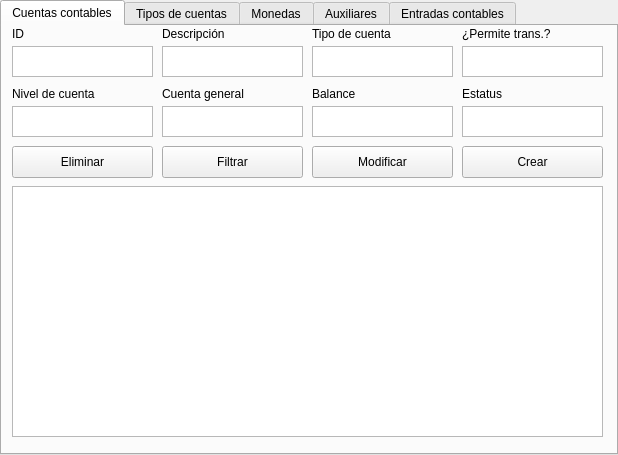
<?xml version="1.0" encoding="UTF-8"?>
<ui version="4.0">
 <class>tabWidget</class>
 <widget class="QTabWidget" name="tabWidget">
  <property name="geometry">
   <rect>
    <x>0</x>
    <y>0</y>
    <width>618</width>
    <height>455</height>
   </rect>
  </property>
  <property name="windowTitle">
   <string>tabWidget</string>
  </property>
  <property name="currentIndex">
   <number>0</number>
  </property>
  <widget class="QWidget" name="accountingTab">
   <attribute name="title">
    <string>Cuentas contables</string>
   </attribute>
   <widget class="QTableWidget" name="accountingTable">
    <property name="geometry">
     <rect>
      <x>10</x>
      <y>160</y>
      <width>591</width>
      <height>251</height>
     </rect>
    </property>
   </widget>
   <widget class="QPushButton" name="accountingUpdateBtn">
    <property name="geometry">
     <rect>
      <x>310</x>
      <y>120</y>
      <width>141</width>
      <height>32</height>
     </rect>
    </property>
    <property name="text">
     <string>Modificar</string>
    </property>
   </widget>
   <widget class="QPushButton" name="accountingInsertBtn">
    <property name="geometry">
     <rect>
      <x>460</x>
      <y>120</y>
      <width>141</width>
      <height>32</height>
     </rect>
    </property>
    <property name="text">
     <string>Crear</string>
    </property>
   </widget>
   <widget class="QTextEdit" name="accountingIdTxt">
    <property name="geometry">
     <rect>
      <x>10</x>
      <y>20</y>
      <width>141</width>
      <height>31</height>
     </rect>
    </property>
   </widget>
   <widget class="QTextEdit" name="accountingAccLvlTxt">
    <property name="geometry">
     <rect>
      <x>10</x>
      <y>80</y>
      <width>141</width>
      <height>31</height>
     </rect>
    </property>
   </widget>
   <widget class="QTextEdit" name="accountingDescTxt">
    <property name="geometry">
     <rect>
      <x>160</x>
      <y>20</y>
      <width>141</width>
      <height>31</height>
     </rect>
    </property>
   </widget>
   <widget class="QTextEdit" name="accountingGnlAccTxt">
    <property name="geometry">
     <rect>
      <x>160</x>
      <y>80</y>
      <width>141</width>
      <height>31</height>
     </rect>
    </property>
   </widget>
   <widget class="QTextEdit" name="accountingAccTypeTxt">
    <property name="geometry">
     <rect>
      <x>310</x>
      <y>20</y>
      <width>141</width>
      <height>31</height>
     </rect>
    </property>
   </widget>
   <widget class="QTextEdit" name="accountingTrxAllwTxt">
    <property name="geometry">
     <rect>
      <x>460</x>
      <y>20</y>
      <width>141</width>
      <height>31</height>
     </rect>
    </property>
   </widget>
   <widget class="QTextEdit" name="accountingBlnTxt">
    <property name="geometry">
     <rect>
      <x>310</x>
      <y>80</y>
      <width>141</width>
      <height>31</height>
     </rect>
    </property>
   </widget>
   <widget class="QTextEdit" name="accountingStsTxt">
    <property name="geometry">
     <rect>
      <x>460</x>
      <y>80</y>
      <width>141</width>
      <height>31</height>
     </rect>
    </property>
   </widget>
   <widget class="QLabel" name="accountingIdLbl">
    <property name="geometry">
     <rect>
      <x>10</x>
      <y>0</y>
      <width>60</width>
      <height>16</height>
     </rect>
    </property>
    <property name="text">
     <string>ID</string>
    </property>
   </widget>
   <widget class="QLabel" name="accountingDescLbl">
    <property name="geometry">
     <rect>
      <x>160</x>
      <y>0</y>
      <width>91</width>
      <height>16</height>
     </rect>
    </property>
    <property name="text">
     <string>Descripción</string>
    </property>
   </widget>
   <widget class="QLabel" name="accountingAccTypeLbl">
    <property name="geometry">
     <rect>
      <x>310</x>
      <y>0</y>
      <width>121</width>
      <height>16</height>
     </rect>
    </property>
    <property name="text">
     <string>Tipo de cuenta</string>
    </property>
   </widget>
   <widget class="QLabel" name="accountingTrxAllowedLbl">
    <property name="geometry">
     <rect>
      <x>460</x>
      <y>0</y>
      <width>111</width>
      <height>16</height>
     </rect>
    </property>
    <property name="text">
     <string>¿Permite trans.?</string>
    </property>
   </widget>
   <widget class="QLabel" name="accountingAccLvlLbl">
    <property name="geometry">
     <rect>
      <x>10</x>
      <y>60</y>
      <width>121</width>
      <height>16</height>
     </rect>
    </property>
    <property name="text">
     <string>Nivel de cuenta</string>
    </property>
   </widget>
   <widget class="QLabel" name="accountingGnlAccLbl">
    <property name="geometry">
     <rect>
      <x>160</x>
      <y>60</y>
      <width>121</width>
      <height>16</height>
     </rect>
    </property>
    <property name="text">
     <string>Cuenta general</string>
    </property>
   </widget>
   <widget class="QLabel" name="accountingBlncLbl">
    <property name="geometry">
     <rect>
      <x>310</x>
      <y>60</y>
      <width>101</width>
      <height>16</height>
     </rect>
    </property>
    <property name="text">
     <string>Balance</string>
    </property>
   </widget>
   <widget class="QLabel" name="accountingStatusLbl">
    <property name="geometry">
     <rect>
      <x>460</x>
      <y>60</y>
      <width>111</width>
      <height>16</height>
     </rect>
    </property>
    <property name="text">
     <string>Estatus</string>
    </property>
   </widget>
   <widget class="QPushButton" name="accountingFilterBtn">
    <property name="geometry">
     <rect>
      <x>160</x>
      <y>120</y>
      <width>141</width>
      <height>32</height>
     </rect>
    </property>
    <property name="text">
     <string>Filtrar</string>
    </property>
   </widget>
   <widget class="QPushButton" name="accountingDeleteBtn">
    <property name="geometry">
     <rect>
      <x>10</x>
      <y>120</y>
      <width>141</width>
      <height>32</height>
     </rect>
    </property>
    <property name="text">
     <string>Eliminar</string>
    </property>
   </widget>
  </widget>
  <widget class="QWidget" name="acctypesTab">
   <attribute name="title">
    <string>Tipos de cuentas</string>
   </attribute>
   <widget class="QTableWidget" name="acctypeTable">
    <property name="geometry">
     <rect>
      <x>80</x>
      <y>140</y>
      <width>451</width>
      <height>261</height>
     </rect>
    </property>
   </widget>
   <widget class="QLabel" name="acctypeIdLbl">
    <property name="geometry">
     <rect>
      <x>80</x>
      <y>10</y>
      <width>60</width>
      <height>16</height>
     </rect>
    </property>
    <property name="text">
     <string>ID</string>
    </property>
   </widget>
   <widget class="QTextEdit" name="acctypeDescTxt">
    <property name="geometry">
     <rect>
      <x>80</x>
      <y>90</y>
      <width>141</width>
      <height>31</height>
     </rect>
    </property>
   </widget>
   <widget class="QTextEdit" name="acctypeOrgTxt">
    <property name="geometry">
     <rect>
      <x>230</x>
      <y>30</y>
      <width>141</width>
      <height>31</height>
     </rect>
    </property>
   </widget>
   <widget class="QLabel" name="acctypeOrigLbl">
    <property name="geometry">
     <rect>
      <x>230</x>
      <y>10</y>
      <width>60</width>
      <height>16</height>
     </rect>
    </property>
    <property name="text">
     <string>Origen</string>
    </property>
   </widget>
   <widget class="QTextEdit" name="acctypeIdTxt">
    <property name="geometry">
     <rect>
      <x>80</x>
      <y>30</y>
      <width>141</width>
      <height>31</height>
     </rect>
    </property>
   </widget>
   <widget class="QLabel" name="acctypeDescLbl">
    <property name="geometry">
     <rect>
      <x>80</x>
      <y>70</y>
      <width>91</width>
      <height>16</height>
     </rect>
    </property>
    <property name="text">
     <string>Descripción</string>
    </property>
   </widget>
   <widget class="QLabel" name="acctypeStatusLbl">
    <property name="geometry">
     <rect>
      <x>230</x>
      <y>70</y>
      <width>60</width>
      <height>16</height>
     </rect>
    </property>
    <property name="text">
     <string>Estatus</string>
    </property>
   </widget>
   <widget class="QTextEdit" name="acctypeStsTxt">
    <property name="geometry">
     <rect>
      <x>230</x>
      <y>90</y>
      <width>141</width>
      <height>31</height>
     </rect>
    </property>
   </widget>
   <widget class="QPushButton" name="acctypeInsertBtn">
    <property name="geometry">
     <rect>
      <x>390</x>
      <y>100</y>
      <width>141</width>
      <height>32</height>
     </rect>
    </property>
    <property name="text">
     <string>Crear</string>
    </property>
   </widget>
   <widget class="QPushButton" name="acctypeFilterBtn">
    <property name="geometry">
     <rect>
      <x>390</x>
      <y>40</y>
      <width>141</width>
      <height>32</height>
     </rect>
    </property>
    <property name="text">
     <string>Filtrar</string>
    </property>
   </widget>
   <widget class="QPushButton" name="acctypeUpdateBtn">
    <property name="geometry">
     <rect>
      <x>390</x>
      <y>70</y>
      <width>141</width>
      <height>32</height>
     </rect>
    </property>
    <property name="text">
     <string>Modificar</string>
    </property>
   </widget>
   <widget class="QPushButton" name="acctypeDeleteBtn">
    <property name="geometry">
     <rect>
      <x>390</x>
      <y>10</y>
      <width>141</width>
      <height>32</height>
     </rect>
    </property>
    <property name="text">
     <string>Eliminar</string>
    </property>
   </widget>
  </widget>
  <widget class="QWidget" name="currencyTab">
   <attribute name="title">
    <string>Monedas</string>
   </attribute>
   <widget class="QLabel" name="currencyRateLbl">
    <property name="geometry">
     <rect>
      <x>230</x>
      <y>10</y>
      <width>60</width>
      <height>16</height>
     </rect>
    </property>
    <property name="text">
     <string>Tasa</string>
    </property>
   </widget>
   <widget class="QTableWidget" name="currencyTable">
    <property name="geometry">
     <rect>
      <x>80</x>
      <y>140</y>
      <width>451</width>
      <height>261</height>
     </rect>
    </property>
   </widget>
   <widget class="QTextEdit" name="currencyRateTxt">
    <property name="geometry">
     <rect>
      <x>230</x>
      <y>30</y>
      <width>141</width>
      <height>31</height>
     </rect>
    </property>
   </widget>
   <widget class="QPushButton" name="currencyFetchBtn">
    <property name="geometry">
     <rect>
      <x>390</x>
      <y>40</y>
      <width>141</width>
      <height>32</height>
     </rect>
    </property>
    <property name="text">
     <string>Actualizar tasas</string>
    </property>
   </widget>
   <widget class="QTextEdit" name="currencyIdTxt">
    <property name="geometry">
     <rect>
      <x>80</x>
      <y>30</y>
      <width>141</width>
      <height>31</height>
     </rect>
    </property>
   </widget>
   <widget class="QLabel" name="currencyStatusLbl">
    <property name="geometry">
     <rect>
      <x>230</x>
      <y>70</y>
      <width>60</width>
      <height>16</height>
     </rect>
    </property>
    <property name="text">
     <string>Estatus</string>
    </property>
   </widget>
   <widget class="QLabel" name="currencyIdLbl">
    <property name="geometry">
     <rect>
      <x>80</x>
      <y>10</y>
      <width>60</width>
      <height>16</height>
     </rect>
    </property>
    <property name="text">
     <string>ID</string>
    </property>
   </widget>
   <widget class="QTextEdit" name="currencyStsTxt">
    <property name="geometry">
     <rect>
      <x>230</x>
      <y>90</y>
      <width>141</width>
      <height>31</height>
     </rect>
    </property>
   </widget>
   <widget class="QTextEdit" name="currencyDescTxt">
    <property name="geometry">
     <rect>
      <x>80</x>
      <y>90</y>
      <width>141</width>
      <height>31</height>
     </rect>
    </property>
   </widget>
   <widget class="QPushButton" name="currencyDeleteBtn">
    <property name="geometry">
     <rect>
      <x>390</x>
      <y>10</y>
      <width>141</width>
      <height>32</height>
     </rect>
    </property>
    <property name="text">
     <string>Eliminar</string>
    </property>
   </widget>
   <widget class="QPushButton" name="currencyUpdateBtn">
    <property name="geometry">
     <rect>
      <x>390</x>
      <y>70</y>
      <width>141</width>
      <height>32</height>
     </rect>
    </property>
    <property name="text">
     <string>Modificar</string>
    </property>
   </widget>
   <widget class="QPushButton" name="currencyInsertBtn">
    <property name="geometry">
     <rect>
      <x>390</x>
      <y>100</y>
      <width>141</width>
      <height>32</height>
     </rect>
    </property>
    <property name="text">
     <string>Crear</string>
    </property>
   </widget>
   <widget class="QLabel" name="currencyDescLbl">
    <property name="geometry">
     <rect>
      <x>80</x>
      <y>70</y>
      <width>91</width>
      <height>16</height>
     </rect>
    </property>
    <property name="text">
     <string>Descripción</string>
    </property>
   </widget>
  </widget>
  <widget class="QWidget" name="usersTab">
   <attribute name="title">
    <string>Auxiliares</string>
   </attribute>
   <widget class="QPushButton" name="auxDeleteBtn">
    <property name="geometry">
     <rect>
      <x>390</x>
      <y>20</y>
      <width>141</width>
      <height>32</height>
     </rect>
    </property>
    <property name="text">
     <string>Eliminar</string>
    </property>
   </widget>
   <widget class="QTextEdit" name="auxStatusTxt">
    <property name="geometry">
     <rect>
      <x>230</x>
      <y>40</y>
      <width>141</width>
      <height>31</height>
     </rect>
    </property>
   </widget>
   <widget class="QPushButton" name="auxUpdateBtn">
    <property name="geometry">
     <rect>
      <x>390</x>
      <y>80</y>
      <width>141</width>
      <height>32</height>
     </rect>
    </property>
    <property name="text">
     <string>Modificar</string>
    </property>
   </widget>
   <widget class="QLabel" name="auxDescLbl">
    <property name="geometry">
     <rect>
      <x>80</x>
      <y>80</y>
      <width>91</width>
      <height>16</height>
     </rect>
    </property>
    <property name="text">
     <string>Descripción</string>
    </property>
   </widget>
   <widget class="QTextEdit" name="auxDescTxt">
    <property name="geometry">
     <rect>
      <x>80</x>
      <y>100</y>
      <width>291</width>
      <height>31</height>
     </rect>
    </property>
   </widget>
   <widget class="QLabel" name="auxIdLbl">
    <property name="geometry">
     <rect>
      <x>80</x>
      <y>20</y>
      <width>60</width>
      <height>16</height>
     </rect>
    </property>
    <property name="text">
     <string>ID</string>
    </property>
   </widget>
   <widget class="QPushButton" name="auxInsertBtn">
    <property name="geometry">
     <rect>
      <x>390</x>
      <y>110</y>
      <width>141</width>
      <height>32</height>
     </rect>
    </property>
    <property name="text">
     <string>Crear</string>
    </property>
   </widget>
   <widget class="QTextEdit" name="auxIdTxt">
    <property name="geometry">
     <rect>
      <x>80</x>
      <y>40</y>
      <width>141</width>
      <height>31</height>
     </rect>
    </property>
   </widget>
   <widget class="QLabel" name="auxStatusLbl">
    <property name="geometry">
     <rect>
      <x>230</x>
      <y>20</y>
      <width>60</width>
      <height>16</height>
     </rect>
    </property>
    <property name="text">
     <string>Estatus</string>
    </property>
   </widget>
   <widget class="QPushButton" name="auxFetchBtn">
    <property name="geometry">
     <rect>
      <x>390</x>
      <y>50</y>
      <width>141</width>
      <height>32</height>
     </rect>
    </property>
    <property name="text">
     <string>Actualizar tasas</string>
    </property>
   </widget>
   <widget class="QTableWidget" name="auxTable">
    <property name="geometry">
     <rect>
      <x>80</x>
      <y>150</y>
      <width>451</width>
      <height>261</height>
     </rect>
    </property>
   </widget>
  </widget>
  <widget class="QWidget" name="entriesTab">
   <attribute name="title">
    <string>Entradas contables</string>
   </attribute>
   <widget class="QTextEdit" name="entriesAccTypeTxt">
    <property name="geometry">
     <rect>
      <x>460</x>
      <y>30</y>
      <width>141</width>
      <height>31</height>
     </rect>
    </property>
   </widget>
   <widget class="QLabel" name="entriesIdLbl">
    <property name="geometry">
     <rect>
      <x>10</x>
      <y>10</y>
      <width>60</width>
      <height>16</height>
     </rect>
    </property>
    <property name="text">
     <string>ID</string>
    </property>
   </widget>
   <widget class="QLabel" name="entriesStatusLbl">
    <property name="geometry">
     <rect>
      <x>460</x>
      <y>70</y>
      <width>111</width>
      <height>16</height>
     </rect>
    </property>
    <property name="text">
     <string>Estatus</string>
    </property>
   </widget>
   <widget class="QTextEdit" name="entriesDescTxt">
    <property name="geometry">
     <rect>
      <x>160</x>
      <y>30</y>
      <width>141</width>
      <height>31</height>
     </rect>
    </property>
   </widget>
   <widget class="QLabel" name="entriesAmountLbl">
    <property name="geometry">
     <rect>
      <x>310</x>
      <y>70</y>
      <width>101</width>
      <height>16</height>
     </rect>
    </property>
    <property name="text">
     <string>Monto</string>
    </property>
   </widget>
   <widget class="QTableWidget" name="entriesTable">
    <property name="geometry">
     <rect>
      <x>10</x>
      <y>170</y>
      <width>591</width>
      <height>251</height>
     </rect>
    </property>
   </widget>
   <widget class="QTextEdit" name="entriesAccOrigTxt">
    <property name="geometry">
     <rect>
      <x>310</x>
      <y>30</y>
      <width>141</width>
      <height>31</height>
     </rect>
    </property>
   </widget>
   <widget class="QPushButton" name="entriesUpdateBtn">
    <property name="geometry">
     <rect>
      <x>310</x>
      <y>130</y>
      <width>141</width>
      <height>32</height>
     </rect>
    </property>
    <property name="text">
     <string>Modificar</string>
    </property>
   </widget>
   <widget class="QLabel" name="entriesAccTypeLbl">
    <property name="geometry">
     <rect>
      <x>460</x>
      <y>10</y>
      <width>121</width>
      <height>16</height>
     </rect>
    </property>
    <property name="text">
     <string>Tipo de cuenta</string>
    </property>
   </widget>
   <widget class="QTextEdit" name="entriesAccNumTxt">
    <property name="geometry">
     <rect>
      <x>10</x>
      <y>90</y>
      <width>141</width>
      <height>31</height>
     </rect>
    </property>
   </widget>
   <widget class="QPushButton" name="entriesInsertBtn">
    <property name="geometry">
     <rect>
      <x>460</x>
      <y>130</y>
      <width>141</width>
      <height>32</height>
     </rect>
    </property>
    <property name="text">
     <string>Crear</string>
    </property>
   </widget>
   <widget class="QTextEdit" name="entriesStsTxt">
    <property name="geometry">
     <rect>
      <x>460</x>
      <y>90</y>
      <width>141</width>
      <height>31</height>
     </rect>
    </property>
   </widget>
   <widget class="QPushButton" name="entriesFilterBtn">
    <property name="geometry">
     <rect>
      <x>160</x>
      <y>130</y>
      <width>141</width>
      <height>32</height>
     </rect>
    </property>
    <property name="text">
     <string>Filtrar</string>
    </property>
   </widget>
   <widget class="QTextEdit" name="entriesIdTxt">
    <property name="geometry">
     <rect>
      <x>10</x>
      <y>30</y>
      <width>141</width>
      <height>31</height>
     </rect>
    </property>
   </widget>
   <widget class="QPushButton" name="entriesDeleteBtn">
    <property name="geometry">
     <rect>
      <x>10</x>
      <y>130</y>
      <width>141</width>
      <height>32</height>
     </rect>
    </property>
    <property name="text">
     <string>Eliminar</string>
    </property>
   </widget>
   <widget class="QLabel" name="entriesDescLbl">
    <property name="geometry">
     <rect>
      <x>160</x>
      <y>10</y>
      <width>91</width>
      <height>16</height>
     </rect>
    </property>
    <property name="text">
     <string>Descripción</string>
    </property>
   </widget>
   <widget class="QLabel" name="entriesAccNumLbl">
    <property name="geometry">
     <rect>
      <x>10</x>
      <y>70</y>
      <width>121</width>
      <height>16</height>
     </rect>
    </property>
    <property name="text">
     <string>Número de cuenta</string>
    </property>
   </widget>
   <widget class="QTextEdit" name="entriesAmountTxt">
    <property name="geometry">
     <rect>
      <x>310</x>
      <y>90</y>
      <width>141</width>
      <height>31</height>
     </rect>
    </property>
   </widget>
   <widget class="QLabel" name="entriesDateLbl">
    <property name="geometry">
     <rect>
      <x>160</x>
      <y>70</y>
      <width>121</width>
      <height>16</height>
     </rect>
    </property>
    <property name="text">
     <string>Fecha de registro</string>
    </property>
   </widget>
   <widget class="QLabel" name="entriesAccOrigLbl">
    <property name="geometry">
     <rect>
      <x>310</x>
      <y>10</y>
      <width>121</width>
      <height>16</height>
     </rect>
    </property>
    <property name="text">
     <string>Cuenta origen</string>
    </property>
   </widget>
   <widget class="QTextEdit" name="entriesDateTxt">
    <property name="geometry">
     <rect>
      <x>160</x>
      <y>90</y>
      <width>141</width>
      <height>31</height>
     </rect>
    </property>
   </widget>
  </widget>
 </widget>
 <resources/>
 <connections/>
</ui>
